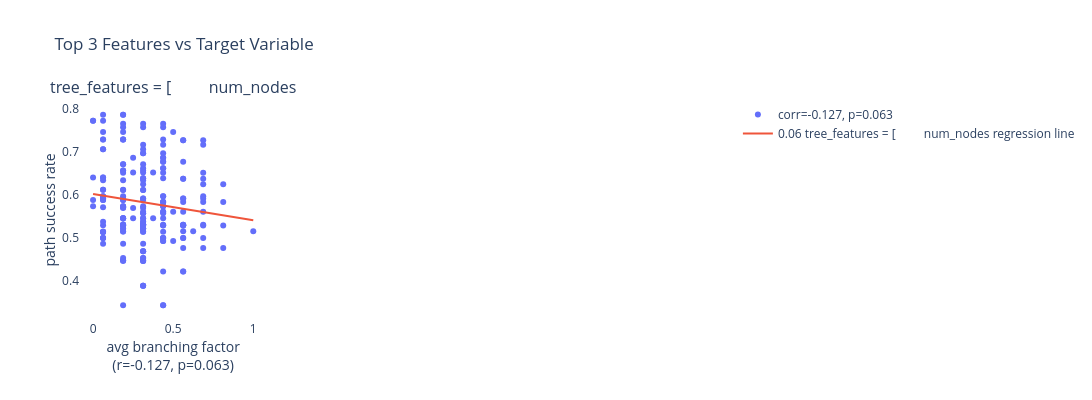
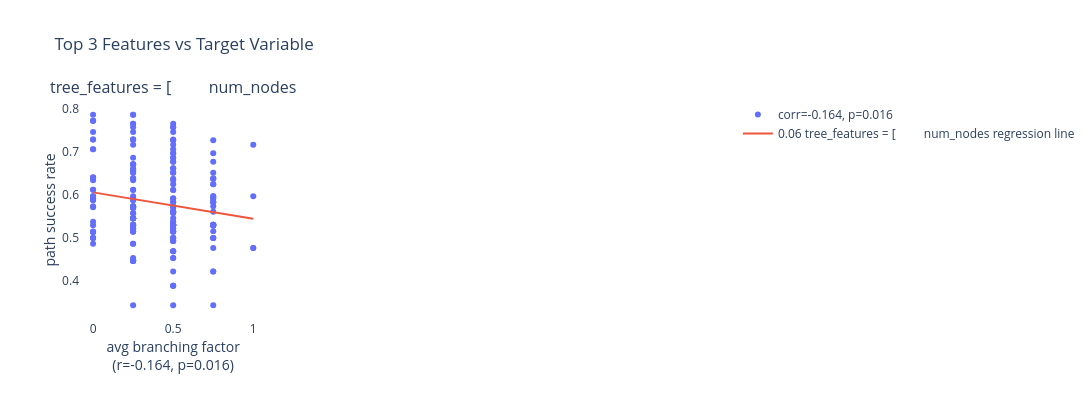
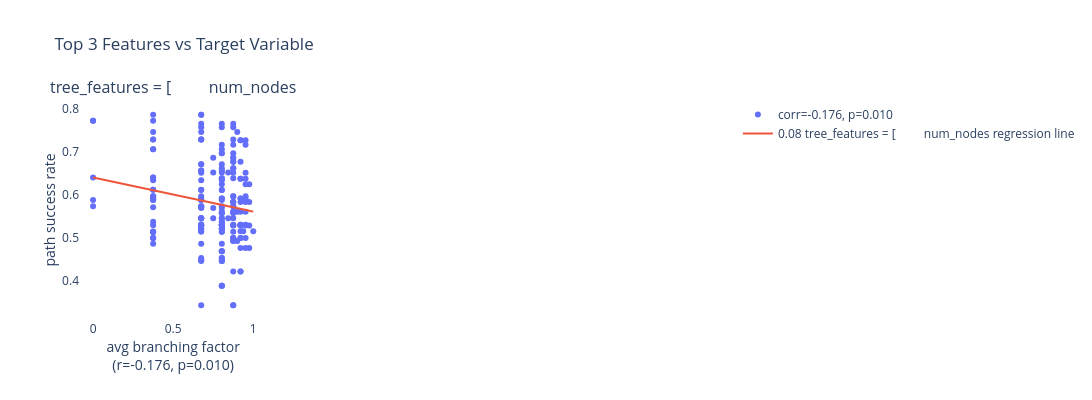
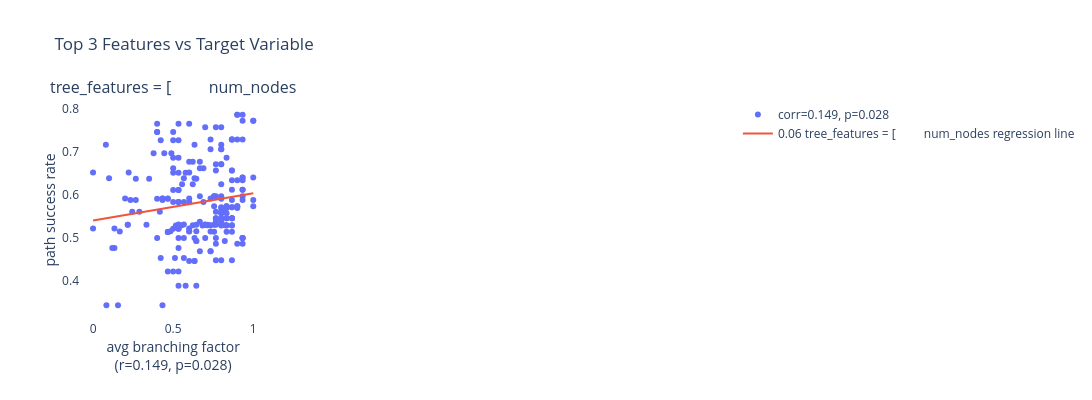

The notebook cell these images were saved under, in order:
### Markdown cell above
#### Flow-Tree Features

### Code cell
tree_feature_str = """tree_features = [
        num_nodes,
        depth,
        diameter,
        num_leaves,
        avg_branching_factor,
        backbone_thickness
    ]"""

# Normalize flow tree features to 0-1 range for each column
flow_tree_features = (flow_tree_features - flow_tree_features.min(axis=0)) / (flow_tree_features.max(axis=0) - flow_tree_features.min(axis=0))
print(flow_tree_features)
# run_evaluate_regression(flow_tree_features, accs, feature_str=tree_feature_str, axes=["avg branching factor", "number of edges", "number of nodes"])
run_evaluate_regression(flow_tree_features[:,0].reshape(-1, 1), accs, feature_str=tree_feature_str, axes=["avg branching factor", "number of edges", "number of nodes"])
run_evaluate_regression(flow_tree_features[:,1].reshape(-1, 1), accs, feature_str=tree_feature_str, axes=["avg branching factor", "number of edges", "number of nodes"])
run_evaluate_regression(flow_tree_features[:,-2].reshape(-1, 1), accs, feature_str=tree_feature_str, axes=["avg branching factor", "number of edges", "number of nodes"])
run_evaluate_regression(flow_tree_features[:,-1].reshape(-1, 1), accs, feature_str=tree_feature_str, axes=["avg branching factor", "number of edges", "number of nodes"])

### Figure 1 — Plotly figure (JSON) as saved in the notebook; plotly's stock layout.template omitted (floating-point values rounded to 4 significant figures; data arrays with more than 128 entries replaced by an {"elided": "..."} marker saying what was removed)
{"data": [{"mode": "markers", "name": "corr=-0.127, p=0.063", "type": "scatter", "x": {"elided": "216 float values"}, "xaxis": "x", "y": {"elided": "216 float values"}, "yaxis": "y"}, {"mode": "lines", "name": "0.06 tree_features = [\n        num_nodes regression line", "type": "scatter", "x": [0, 0.0101, 0.0202, 0.0303, 0.0404, 0.05051, 0.06061, 0.07071, 0.08081, 0.09091, 0.101, 0.1111, 0.1212, 0.1313, 0.1414, 0.1515, 0.1616, 0.1717, 0.1818, 0.1919, 0.202, 0.2121, 0.2222, 0.2323, 0.2424, 0.2525, 0.2626, 0.2727, 0.2828, 0.2929, 0.303, 0.3131, 0.3232, 0.3333, 0.3434, 0.3535, 0.3636, 0.3737, 0.3838, 0.3939, 0.404, 0.4141, 0.4242, 0.4343, 0.4444, 0.4545, 0.4646, 0.4747, 0.4848, 0.4949, 0.5051, 0.5152, 0.5253, 0.5354, 0.5455, 0.5556, 0.5657, 0.5758, 0.5859, 0.596, 0.6061, 0.6162, 0.6263, 0.6364, 0.6465, 0.6566, 0.6667, 0.6768, 0.6869, 0.697, 0.7071, 0.7172, 0.7273, 0.7374, 0.7475, 0.7576, 0.7677, 0.7778, 0.7879, 0.798, 0.8081, 0.8182, 0.8283, 0.8384, 0.8485, 0.8586, 0.8687, 0.8788, 0.8889, 0.899, 0.9091, 0.9192, 0.9293, 0.9394, 0.9495, 0.9596, 0.9697, 0.9798, 0.9899, 1], "xaxis": "x", "y": [0.6018, 0.6012, 0.6006, 0.6, 0.5994, 0.5988, 0.5982, 0.5975, 0.5969, 0.5963, 0.5957, 0.5951, 0.5945, 0.5939, 0.5933, 0.5927, 0.592, 0.5914, 0.5908, 0.5902, 0.5896, 0.589, 0.5884, 0.5878, 0.5871, 0.5865, 0.5859, 0.5853, 0.5847, 0.5841, 0.5835, 0.5829, 0.5822, 0.5816, 0.581, 0.5804, 0.5798, 0.5792, 0.5786, 0.578, 0.5773, 0.5767, 0.5761, 0.5755, 0.5749, 0.5743, 0.5737, 0.5731, 0.5724, 0.5718, 0.5712, 0.5706, 0.57, 0.5694, 0.5688, 0.5682, 0.5675, 0.5669, 0.5663, 0.5657, 0.5651, 0.5645, 0.5639, 0.5633, 0.5627, 0.562, 0.5614, 0.5608, 0.5602, 0.5596, 0.559, 0.5584, 0.5578, 0.5571, 0.5565, 0.5559, 0.5553, 0.5547, 0.5541, 0.5535, 0.5529, 0.5522, 0.5516, 0.551, 0.5504, 0.5498, 0.5492, 0.5486, 0.548, 0.5473, 0.5467, 0.5461, 0.5455, 0.5449, 0.5443, 0.5437, 0.5431, 0.5424, 0.5418, 0.5412], "yaxis": "y"}], "layout": {"annotations": [{"font": {"size": 16}, "showarrow": false, "text": "tree_features = [\n        num_nodes", "x": 0.1444, "xanchor": "center", "xref": "paper", "y": 1, "yanchor": "bottom", "yref": "paper"}], "height": 400, "paper_bgcolor": "white", "plot_bgcolor": "white", "title": {"text": "Top 3 Features vs Target Variable"}, "width": 1200, "xaxis": {"anchor": "y", "domain": [0, 0.2889], "title": {"standoff": 3, "text": "avg branching factor<br>(r=-0.127, p=0.063)"}}, "xaxis2": {"anchor": "y2", "domain": [0.3556, 0.6444]}, "xaxis3": {"anchor": "y3", "domain": [0.7111, 1]}, "yaxis": {"anchor": "x", "domain": [0, 1], "title": {"standoff": 3, "text": "path success rate"}}, "yaxis2": {"anchor": "x2", "domain": [0, 1]}, "yaxis3": {"anchor": "x3", "domain": [0, 1]}}}

### Figure 2 — Plotly figure (JSON) as saved in the notebook; plotly's stock layout.template omitted (floating-point values rounded to 4 significant figures; data arrays with more than 128 entries replaced by an {"elided": "..."} marker saying what was removed)
{"data": [{"mode": "markers", "name": "corr=-0.164, p=0.016", "type": "scatter", "x": {"elided": "216 float values"}, "xaxis": "x", "y": {"elided": "216 float values"}, "yaxis": "y"}, {"mode": "lines", "name": "0.06 tree_features = [\n        num_nodes regression line", "type": "scatter", "x": [0, 0.0101, 0.0202, 0.0303, 0.0404, 0.05051, 0.06061, 0.07071, 0.08081, 0.09091, 0.101, 0.1111, 0.1212, 0.1313, 0.1414, 0.1515, 0.1616, 0.1717, 0.1818, 0.1919, 0.202, 0.2121, 0.2222, 0.2323, 0.2424, 0.2525, 0.2626, 0.2727, 0.2828, 0.2929, 0.303, 0.3131, 0.3232, 0.3333, 0.3434, 0.3535, 0.3636, 0.3737, 0.3838, 0.3939, 0.404, 0.4141, 0.4242, 0.4343, 0.4444, 0.4545, 0.4646, 0.4747, 0.4848, 0.4949, 0.5051, 0.5152, 0.5253, 0.5354, 0.5455, 0.5556, 0.5657, 0.5758, 0.5859, 0.596, 0.6061, 0.6162, 0.6263, 0.6364, 0.6465, 0.6566, 0.6667, 0.6768, 0.6869, 0.697, 0.7071, 0.7172, 0.7273, 0.7374, 0.7475, 0.7576, 0.7677, 0.7778, 0.7879, 0.798, 0.8081, 0.8182, 0.8283, 0.8384, 0.8485, 0.8586, 0.8687, 0.8788, 0.8889, 0.899, 0.9091, 0.9192, 0.9293, 0.9394, 0.9495, 0.9596, 0.9697, 0.9798, 0.9899, 1], "xaxis": "x", "y": [0.6058, 0.6052, 0.6046, 0.604, 0.6034, 0.6027, 0.6021, 0.6015, 0.6009, 0.6003, 0.5996, 0.599, 0.5984, 0.5978, 0.5972, 0.5965, 0.5959, 0.5953, 0.5947, 0.5941, 0.5934, 0.5928, 0.5922, 0.5916, 0.591, 0.5903, 0.5897, 0.5891, 0.5885, 0.5879, 0.5872, 0.5866, 0.586, 0.5854, 0.5848, 0.5841, 0.5835, 0.5829, 0.5823, 0.5817, 0.5811, 0.5804, 0.5798, 0.5792, 0.5786, 0.578, 0.5773, 0.5767, 0.5761, 0.5755, 0.5749, 0.5742, 0.5736, 0.573, 0.5724, 0.5718, 0.5711, 0.5705, 0.5699, 0.5693, 0.5687, 0.568, 0.5674, 0.5668, 0.5662, 0.5656, 0.5649, 0.5643, 0.5637, 0.5631, 0.5625, 0.5619, 0.5612, 0.5606, 0.56, 0.5594, 0.5588, 0.5581, 0.5575, 0.5569, 0.5563, 0.5557, 0.555, 0.5544, 0.5538, 0.5532, 0.5526, 0.5519, 0.5513, 0.5507, 0.5501, 0.5495, 0.5488, 0.5482, 0.5476, 0.547, 0.5464, 0.5457, 0.5451, 0.5445], "yaxis": "y"}], "layout": {"annotations": [{"font": {"size": 16}, "showarrow": false, "text": "tree_features = [\n        num_nodes", "x": 0.1444, "xanchor": "center", "xref": "paper", "y": 1, "yanchor": "bottom", "yref": "paper"}], "height": 400, "paper_bgcolor": "white", "plot_bgcolor": "white", "title": {"text": "Top 3 Features vs Target Variable"}, "width": 1200, "xaxis": {"anchor": "y", "domain": [0, 0.2889], "title": {"standoff": 3, "text": "avg branching factor<br>(r=-0.164, p=0.016)"}}, "xaxis2": {"anchor": "y2", "domain": [0.3556, 0.6444]}, "xaxis3": {"anchor": "y3", "domain": [0.7111, 1]}, "yaxis": {"anchor": "x", "domain": [0, 1], "title": {"standoff": 3, "text": "path success rate"}}, "yaxis2": {"anchor": "x2", "domain": [0, 1]}, "yaxis3": {"anchor": "x3", "domain": [0, 1]}}}

### Figure 3 — Plotly figure (JSON) as saved in the notebook; plotly's stock layout.template omitted (floating-point values rounded to 4 significant figures; data arrays with more than 128 entries replaced by an {"elided": "..."} marker saying what was removed)
{"data": [{"mode": "markers", "name": "corr=-0.176, p=0.010", "type": "scatter", "x": {"elided": "216 float values"}, "xaxis": "x", "y": {"elided": "216 float values"}, "yaxis": "y"}, {"mode": "lines", "name": "0.08 tree_features = [\n        num_nodes regression line", "type": "scatter", "x": [0, 0.0101, 0.0202, 0.0303, 0.0404, 0.05051, 0.06061, 0.07071, 0.08081, 0.09091, 0.101, 0.1111, 0.1212, 0.1313, 0.1414, 0.1515, 0.1616, 0.1717, 0.1818, 0.1919, 0.202, 0.2121, 0.2222, 0.2323, 0.2424, 0.2525, 0.2626, 0.2727, 0.2828, 0.2929, 0.303, 0.3131, 0.3232, 0.3333, 0.3434, 0.3535, 0.3636, 0.3737, 0.3838, 0.3939, 0.404, 0.4141, 0.4242, 0.4343, 0.4444, 0.4545, 0.4646, 0.4747, 0.4848, 0.4949, 0.5051, 0.5152, 0.5253, 0.5354, 0.5455, 0.5556, 0.5657, 0.5758, 0.5859, 0.596, 0.6061, 0.6162, 0.6263, 0.6364, 0.6465, 0.6566, 0.6667, 0.6768, 0.6869, 0.697, 0.7071, 0.7172, 0.7273, 0.7374, 0.7475, 0.7576, 0.7677, 0.7778, 0.7879, 0.798, 0.8081, 0.8182, 0.8283, 0.8384, 0.8485, 0.8586, 0.8687, 0.8788, 0.8889, 0.899, 0.9091, 0.9192, 0.9293, 0.9394, 0.9495, 0.9596, 0.9697, 0.9798, 0.9899, 1], "xaxis": "x", "y": [0.6403, 0.6395, 0.6387, 0.6379, 0.6371, 0.6363, 0.6355, 0.6347, 0.6339, 0.6331, 0.6323, 0.6315, 0.6307, 0.6299, 0.6291, 0.6283, 0.6275, 0.6267, 0.6259, 0.6251, 0.6243, 0.6235, 0.6227, 0.6219, 0.6211, 0.6203, 0.6195, 0.6187, 0.6179, 0.6171, 0.6163, 0.6155, 0.6147, 0.6139, 0.6131, 0.6123, 0.6115, 0.6107, 0.6099, 0.6091, 0.6083, 0.6075, 0.6067, 0.6059, 0.6051, 0.6043, 0.6035, 0.6027, 0.6019, 0.6011, 0.6003, 0.5995, 0.5987, 0.5979, 0.5971, 0.5963, 0.5955, 0.5947, 0.5939, 0.5931, 0.5923, 0.5915, 0.5907, 0.5899, 0.5891, 0.5883, 0.5875, 0.5867, 0.5859, 0.5851, 0.5843, 0.5835, 0.5827, 0.5819, 0.5811, 0.5803, 0.5795, 0.5787, 0.5779, 0.5771, 0.5763, 0.5755, 0.5747, 0.5739, 0.5731, 0.5723, 0.5715, 0.5707, 0.5699, 0.5691, 0.5683, 0.5675, 0.5667, 0.5659, 0.5651, 0.5643, 0.5635, 0.5627, 0.5619, 0.5611], "yaxis": "y"}], "layout": {"annotations": [{"font": {"size": 16}, "showarrow": false, "text": "tree_features = [\n        num_nodes", "x": 0.1444, "xanchor": "center", "xref": "paper", "y": 1, "yanchor": "bottom", "yref": "paper"}], "height": 400, "paper_bgcolor": "white", "plot_bgcolor": "white", "title": {"text": "Top 3 Features vs Target Variable"}, "width": 1200, "xaxis": {"anchor": "y", "domain": [0, 0.2889], "title": {"standoff": 3, "text": "avg branching factor<br>(r=-0.176, p=0.010)"}}, "xaxis2": {"anchor": "y2", "domain": [0.3556, 0.6444]}, "xaxis3": {"anchor": "y3", "domain": [0.7111, 1]}, "yaxis": {"anchor": "x", "domain": [0, 1], "title": {"standoff": 3, "text": "path success rate"}}, "yaxis2": {"anchor": "x2", "domain": [0, 1]}, "yaxis3": {"anchor": "x3", "domain": [0, 1]}}}

### Figure 4 — Plotly figure (JSON) as saved in the notebook; plotly's stock layout.template omitted (floating-point values rounded to 4 significant figures; data arrays with more than 128 entries replaced by an {"elided": "..."} marker saying what was removed)
{"data": [{"mode": "markers", "name": "corr=0.149, p=0.028", "type": "scatter", "x": {"elided": "216 float values"}, "xaxis": "x", "y": {"elided": "216 float values"}, "yaxis": "y"}, {"mode": "lines", "name": "0.06 tree_features = [\n        num_nodes regression line", "type": "scatter", "x": [0, 0.0101, 0.0202, 0.0303, 0.0404, 0.05051, 0.06061, 0.07071, 0.08081, 0.09091, 0.101, 0.1111, 0.1212, 0.1313, 0.1414, 0.1515, 0.1616, 0.1717, 0.1818, 0.1919, 0.202, 0.2121, 0.2222, 0.2323, 0.2424, 0.2525, 0.2626, 0.2727, 0.2828, 0.2929, 0.303, 0.3131, 0.3232, 0.3333, 0.3434, 0.3535, 0.3636, 0.3737, 0.3838, 0.3939, 0.404, 0.4141, 0.4242, 0.4343, 0.4444, 0.4545, 0.4646, 0.4747, 0.4848, 0.4949, 0.5051, 0.5152, 0.5253, 0.5354, 0.5455, 0.5556, 0.5657, 0.5758, 0.5859, 0.596, 0.6061, 0.6162, 0.6263, 0.6364, 0.6465, 0.6566, 0.6667, 0.6768, 0.6869, 0.697, 0.7071, 0.7172, 0.7273, 0.7374, 0.7475, 0.7576, 0.7677, 0.7778, 0.7879, 0.798, 0.8081, 0.8182, 0.8283, 0.8384, 0.8485, 0.8586, 0.8687, 0.8788, 0.8889, 0.899, 0.9091, 0.9192, 0.9293, 0.9394, 0.9495, 0.9596, 0.9697, 0.9798, 0.9899, 1], "xaxis": "x", "y": [0.5406, 0.5412, 0.5419, 0.5425, 0.5431, 0.5438, 0.5444, 0.5451, 0.5457, 0.5463, 0.547, 0.5476, 0.5483, 0.5489, 0.5495, 0.5502, 0.5508, 0.5515, 0.5521, 0.5528, 0.5534, 0.554, 0.5547, 0.5553, 0.556, 0.5566, 0.5572, 0.5579, 0.5585, 0.5592, 0.5598, 0.5605, 0.5611, 0.5617, 0.5624, 0.563, 0.5637, 0.5643, 0.5649, 0.5656, 0.5662, 0.5669, 0.5675, 0.5682, 0.5688, 0.5694, 0.5701, 0.5707, 0.5714, 0.572, 0.5726, 0.5733, 0.5739, 0.5746, 0.5752, 0.5758, 0.5765, 0.5771, 0.5778, 0.5784, 0.5791, 0.5797, 0.5803, 0.581, 0.5816, 0.5823, 0.5829, 0.5835, 0.5842, 0.5848, 0.5855, 0.5861, 0.5868, 0.5874, 0.588, 0.5887, 0.5893, 0.59, 0.5906, 0.5912, 0.5919, 0.5925, 0.5932, 0.5938, 0.5945, 0.5951, 0.5957, 0.5964, 0.597, 0.5977, 0.5983, 0.5989, 0.5996, 0.6002, 0.6009, 0.6015, 0.6022, 0.6028, 0.6034, 0.6041], "yaxis": "y"}], "layout": {"annotations": [{"font": {"size": 16}, "showarrow": false, "text": "tree_features = [\n        num_nodes", "x": 0.1444, "xanchor": "center", "xref": "paper", "y": 1, "yanchor": "bottom", "yref": "paper"}], "height": 400, "paper_bgcolor": "white", "plot_bgcolor": "white", "title": {"text": "Top 3 Features vs Target Variable"}, "width": 1200, "xaxis": {"anchor": "y", "domain": [0, 0.2889], "title": {"standoff": 3, "text": "avg branching factor<br>(r=0.149, p=0.028)"}}, "xaxis2": {"anchor": "y2", "domain": [0.3556, 0.6444]}, "xaxis3": {"anchor": "y3", "domain": [0.7111, 1]}, "yaxis": {"anchor": "x", "domain": [0, 1], "title": {"standoff": 3, "text": "path success rate"}}, "yaxis2": {"anchor": "x2", "domain": [0, 1]}, "yaxis3": {"anchor": "x3", "domain": [0, 1]}}}
